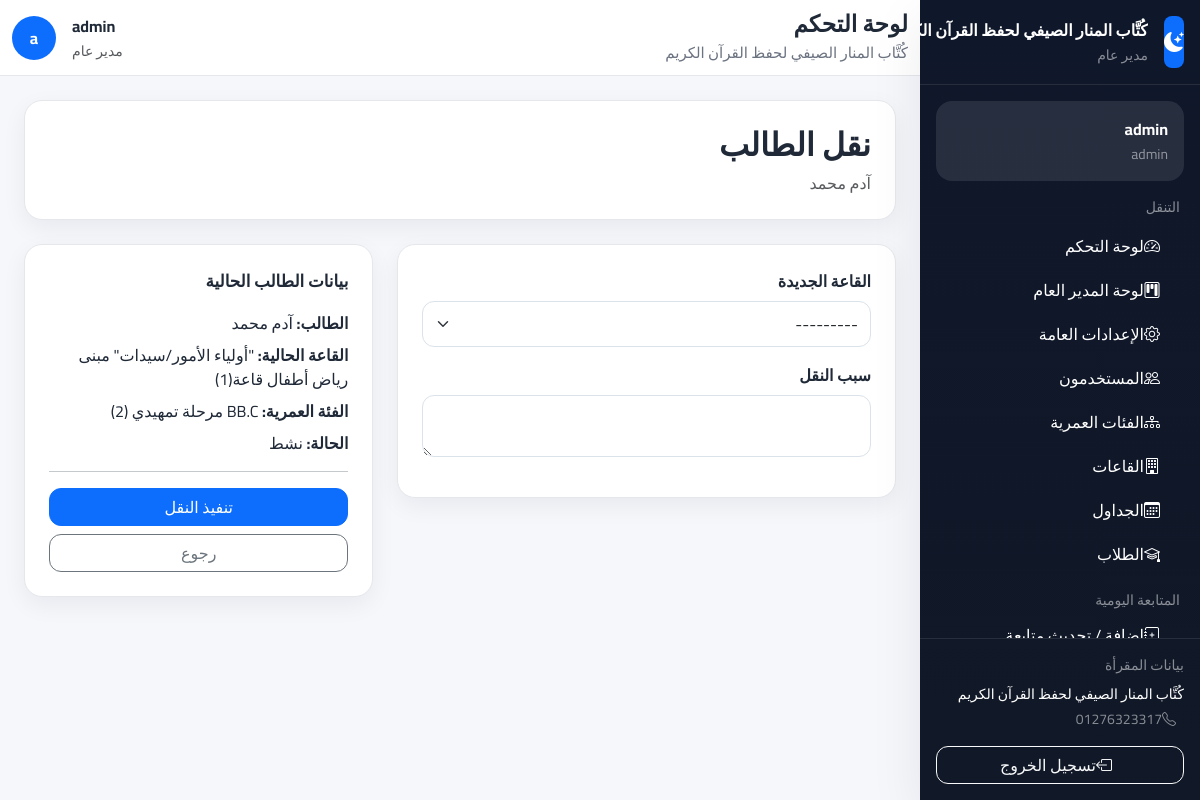
/students/2/transfer/ (signed in), run on the app's committed database.
### accounts/models.py (models this page shows, shortened)
class SiteSettings(models.Model):
    name = models.CharField(max_length=200, default='مقرأة القرآن الكريم', verbose_name='اسم المقرأة')
    logo = models.ImageField(upload_to='settings/', blank=True, null=True, verbose_name='الشعار')
    address = models.CharField(max_length=300, blank=True, verbose_name='العنوان')
    phone = models.CharField(max_length=20, blank=True, verbose_name='الهاتف')
    email = models.EmailField(blank=True, verbose_name='البريد الإلكتروني')
    description = models.TextField(blank=True, verbose_name='نبذة عن المقرأة')
    allow_registration = models.BooleanField(default=True, verbose_name='السماح بالتسجيل')
    auto_assign_halls = models.BooleanField(default=True, verbose_name='التسكين التلقائي')
    max_age_limit = models.PositiveIntegerField(default=15, verbose_name='الحد الأقصى للسن')
    min_age_limit = models.PositiveIntegerField(default=3, verbose_name='الحد الأدنى للسن')
    attendance_start_time = models.TimeField(default='08:00', verbose_name='وقت بداية الحضور')
    late_threshold_minutes = models.PositiveIntegerField(default=15, verbose_name='دقائق التأخير')
    facebook = models.URLField(blank=True, verbose_name='فيسبوك')
    whatsapp = models.CharField(max_length=20, blank=True, verbose_name='واتساب')
    updated_at = models.DateTimeField(auto_now=True)
    updated_by = models.ForeignKey(
        User,
        on_delete=models.SET_NULL,
        null=True,
        blank=True,
        verbose_name='آخر تعديل بواسطة'
    )
    @classmethod
    def get_settings(cls):
        obj, _ = cls.objects.get_or_create(pk=1)
        return obj
    class Meta:
        verbose_name = 'إعدادات الموقع'
        verbose_name_plural = 'إعدادات الموقع'

class User(AbstractUser):
    ROLE_GENERAL_MANAGER = 'general_manager'
    ROLE_GENERAL_SUPERVISOR = 'general_supervisor'
    ROLE_HALL_SUPERVISOR = 'hall_supervisor'
    ROLE_TEACHER = 'teacher'
    ROLE_PARENT = 'parent'
    ROLES = [
        (ROLE_GENERAL_MANAGER, 'مدير عام'),
        (ROLE_GENERAL_SUPERVISOR, 'مشرف عام'),
        (ROLE_HALL_SUPERVISOR, 'مشرف قاعات'),
        (ROLE_TEACHER, 'معلم'),
        (ROLE_PARENT, 'ولي أمر'),
    ]
    role = models.CharField(
        max_length=30,
        choices=ROLES,
        default=ROLE_PARENT,
        verbose_name='الدور الوظيفي'
    )
    phone = models.CharField(
        max_length=20,
        blank=True,
        null=True,
        verbose_name='رقم الهاتف'
    )
    profile_picture = models.ImageField(
        upload_to='profiles/',
        blank=True,
        null=True,
        verbose_name='الصورة الشخصية'
    )
    can_manage_users = models.BooleanField(default=False, verbose_name='إدارة المستخدمين')
    can_manage_halls = models.BooleanField(default=False, verbose_name='إدارة القاعات')
    can_manage_students = models.BooleanField(default=False, verbose_name='إدارة الطلاب')
    can_manage_attendance = models.BooleanField(default=False, verbose_name='إدارة الحضور')
    can_manage_evaluations = models.BooleanField(default=False, verbose_name='إدارة التقييمات')
    can_manage_settings = models.BooleanField(default=False, verbose_name='إدارة الإعدادات')
    @property
    def is_general_manager(self):
        return self.role == self.ROLE_GENERAL_MANAGER
    @property
    def is_general_supervisor(self):
        return self.role == self.ROLE_GENERAL_SUPERVISOR
    @property
    def is_hall_supervisor(self):
        return self.role == self.ROLE_HALL_SUPERVISOR
    @property
    def is_teacher(self):
        return self.role == self.ROLE_TEACHER
    @property
    def is_parent(self):
        return self.role == self.ROLE_PARENT
    class Meta:
        verbose_name = 'مستخدم'
        verbose_name_plural = 'المستخدمون'

### students/models.py (models this page shows, shortened)
class Student(models.Model):
    STATUS_PENDING = 'pending'
    STATUS_ACTIVE = 'active'
    STATUS_INACTIVE = 'inactive'
    STATUS_REJECTED = 'rejected'
    STATUS_CHOICES = [
        (STATUS_PENDING, 'في انتظار التسكين'),
        (STATUS_ACTIVE, 'نشط'),
        (STATUS_INACTIVE, 'غير نشط'),
        (STATUS_REJECTED, 'مرفوض لعدم وجود قاعة مناسبة'),
    ]
    first_name = models.CharField(max_length=50, verbose_name='الاسم الأول')
    last_name = models.CharField(max_length=50, verbose_name='اسم الرباعي')
    date_of_birth = models.DateField(verbose_name='تاريخ الميلاد')
    emergency_phone = models.CharField(max_length=20, blank=True, verbose_name='رقم موبايل الطوارئ')
    age_group = models.ForeignKey(
        'students.AgeGroup',
        on_delete=models.SET_NULL,
        null=True,
        blank=True,
        related_name='students',
        verbose_name='الفئة العمرية'
    )
    profile_picture = models.ImageField(
        upload_to='students/',
        blank=True,
        null=True,
        verbose_name='صورة الطالب'
    )
    memorized_surahs = models.ManyToManyField(
        Surah,
        blank=True,
        verbose_name='السور المحفوظة',
        related_name='memorized_by'
    )
    parent = models.ForeignKey(
        User,
        on_delete=models.CASCADE,
        related_name='children',
        limit_choices_to={'role': 'parent'},
        verbose_name='ولي الأمر'
    )
    hall = models.ForeignKey(
        'halls.Hall',
        on_delete=models.SET_NULL,
        null=True,
        blank=True,
        related_name='students',
        verbose_name='القاعة'
    )
    uses_bus = models.BooleanField(default=False, verbose_name='يشترك في الباص')
    bus_notes = models.CharField(max_length=200, blank=True, verbose_name='ملاحظات الباص')
    status = models.CharField(
        max_length=20,
        choices=STATUS_CHOICES,
        default=STATUS_PENDING,
        verbose_name='حالة الطالب'
    )
    registration_date = models.DateField(auto_now_add=True, verbose_name='تاريخ التسجيل')
    notes = models.TextField(blank=True, verbose_name='ملاحظات عامة')
    def get_full_name(self):
        return f"{self.first_name} {self.last_name}"
    class Meta:
        verbose_name = 'طالب'
        verbose_name_plural = 'الطلاب'
        ordering = ['first_name', 'last_name']

class AgeGroup(models.Model):
    name = models.CharField(max_length=100, verbose_name='اسم الفئة')
    min_age = models.PositiveIntegerField(verbose_name='الحد الأدنى للسن')
    max_age = models.PositiveIntegerField(verbose_name='الحد الأقصى للسن')
    order = models.PositiveIntegerField(default=0, verbose_name='الترتيب')
    is_active = models.BooleanField(default=True, verbose_name='نشطة')
    class Meta:
        verbose_name = 'فئة عمرية'
        verbose_name_plural = 'الفئات العمرية'
        ordering = ['order', 'min_age']

### halls/models.py (models this page shows, shortened)
class Hall(models.Model):
    name = models.CharField(max_length=100, verbose_name='اسم القاعة')
    location = models.CharField(max_length=200, verbose_name='موقع القاعة')
    age_group = models.ForeignKey(
        'students.AgeGroup',
        on_delete=models.SET_NULL,
        null=True,
        blank=True,
        related_name='halls',
        verbose_name='الفئة العمرية'
    )
    max_students = models.PositiveIntegerField(default=30, verbose_name='أقصى عدد للطلاب')
    general_supervisor = models.ForeignKey(
        User,
        on_delete=models.SET_NULL,
        null=True,
        blank=True,
        related_name='managed_halls',
        limit_choices_to={'role': 'general_supervisor'},
        verbose_name='المشرف العام المسؤول'
    )
    teacher = models.ForeignKey(
        User,
        on_delete=models.SET_NULL,
        null=True,
        blank=True,
        related_name='teaching_halls',
        limit_choices_to={'role': 'teacher'},
        verbose_name='المعلم'
    )
    supervisor = models.ForeignKey(
        User,
        on_delete=models.SET_NULL,
        null=True,
        blank=True,
        related_name='supervising_halls',
        limit_choices_to={'role': 'hall_supervisor'},
        verbose_name='مشرف القاعة'
    )
    current_juz = models.PositiveIntegerField(
        default=30,
        verbose_name='الجزء الحالي الذي تبدأ منه القاعة'
    )
    required_completed_juz_count = models.PositiveIntegerField(
        default=0,
        verbose_name='عدد الأجزاء المطلوبة قبل دخول القاعة'
    )
    is_active = models.BooleanField(default=True, verbose_name='نشطة')
    created_at = models.DateTimeField(auto_now_add=True)
    def __str__(self):
        ag = self.age_group.name if self.age_group else 'بدون فئة'
        return f"{self.name} — {ag}"
    class Meta:
        verbose_name = 'قاعة'
        verbose_name_plural = 'القاعات'
        ordering = ['name']

### students/views.py (the view, shortened to what this page needs)
# urls.py: path('<int:pk>/transfer/',    views.TransferStudentView.as_view(),name='transfer'),
class TransferStudentView(GeneralSupervisorRequiredMixin, View):
    template_name = 'students/transfer.html'
    def get(self, request, pk):
        student = get_object_or_404(Student, pk=pk)
        if not user_can_access_student(request.user, student):
            messages.error(request, 'ليس لديك صلاحية نقل هذا الطالب')
            return redirect('students:list')
        form = TransferStudentForm(student=student)
        return render(request, self.template_name, {'student': student, 'form': form})

### templates/students/transfer.html (shortened to what this page needs)
{% extends "base.html" %}
{% block content %}
<div class="page-card p-4 mb-4">
    <h2 class="fw-bold mb-2">نقل الطالب</h2>
    <p class="text-muted mb-0">{{ student.get_full_name }}</p>
</div>
<form method="post" class="row g-4">
    <div class="col-lg-7">
        <div class="page-card p-4">
            <div class="mb-3">
                <label class="form-label fw-semibold">{{ form.new_hall.label }}</label>
                {{ form.new_hall }}
            </div>
            <div class="mb-3">
                <label class="form-label fw-semibold">{{ form.reason.label }}</label>
                {{ form.reason }}
            </div>
        </div>
    </div>
    <div class="col-lg-5">
        <div class="page-card p-4 position-sticky" style="top: 92px;">
            <div class="section-title">بيانات الطالب الحالية</div>
            <ul class="list-unstyled mb-0">
                <li class="mb-2"><strong>الطالب:</strong> {{ student.get_full_name }}</li>
                <li class="mb-2"><strong>القاعة الحالية:</strong> {{ student.hall.name|default:"—" }}</li>
                <li class="mb-2"><strong>الفئة العمرية:</strong> {{ student.age_group.name|default:"—" }}</li>
                <li class="mb-0"><strong>الحالة:</strong> {{ student.get_status_display }}</li>
            </ul>
            <hr>
            <div class="d-grid gap-2">
                <button type="submit" class="btn btn-primary">تنفيذ النقل</button>
                <a href="{% url 'students:detail' student.pk %}" class="btn btn-outline-secondary">رجوع</a>
            </div>
        </div>
    </div>
</form>
{% endblock %}

### templates/partials/sidebar.html (shortened to what this page needs)
<aside class="sidebar d-flex flex-column" id="appSidebar">
    <div class="p-3 border-bottom border-secondary border-opacity-25">
        <div class="d-flex align-items-center gap-3">
            {% if SITE_LOGO and SITE_LOGO.url %}
                <img src="{{ SITE_LOGO.url }}" alt="{{ SITE_NAME }}" class="rounded-3"
                     width="52" height="52" style="object-fit: cover;">
            {% else %}
                <div class="bg-primary rounded-3 d-flex align-items-center justify-content-center text-white"
                     style="width:52px;height:52px;">
                    <i class="bi bi-moon-stars-fill fs-5"></i>
                </div>
            {% endif %}
            <div class="min-w-0">
                <div class="fw-bold text-white text-truncate">{{ SITE_NAME|default:"مقرأة تحفيظ القرآن الكريم" }}</div>
                <small class="text-white-50">{{ user.get_role_display }}</small>
            </div>
        </div>
    </div>
    <div class="p-3 overflow-y-auto flex-grow-1">
        <div class="bg-white bg-opacity-10 rounded-4 p-3 mb-3">
            <div class="fw-bold text-white">{{ user.get_full_name|default:user.username }}</div>
            <small class="text-white-50">{{ user.username }}</small>
        </div>
        <div class="small text-uppercase text-white-50 mb-2 px-1">التنقل</div>
        <nav class="nav flex-column gap-1">
            <a class="nav-link text-white rounded-3 px-3 py-2" href="{% url 'accounts:dashboard' %}">
                <i class="bi bi-speedometer2 ms-2"></i>لوحة التحكم
            </a>
            {% if user.is_general_manager %}
                <a class="nav-link text-white rounded-3 px-3 py-2" href="{% url 'dashboard:manager' %}">
                    <i class="bi bi-kanban ms-2"></i>لوحة المدير العام
                </a>
                <a class="nav-link text-white rounded-3 px-3 py-2" href="{% url 'settings:home' %}">
                    <i class="bi bi-gear ms-2"></i>الإعدادات العامة
                </a>
                <a class="nav-link text-white rounded-3 px-3 py-2" href="{% url 'settings:users' %}">
                    <i class="bi bi-people ms-2"></i>المستخدمون
                </a>
                <a class="nav-link text-white rounded-3 px-3 py-2" href="{% url 'settings:age_groups' %}">
                    <i class="bi bi-diagram-3 ms-2"></i>الفئات العمرية
                </a>
            {% endif %}
            {% if user.is_general_manager or user.is_general_supervisor or user.is_hall_supervisor or user.is_teacher %}
                <a class="nav-link text-white rounded-3 px-3 py-2" href="{% url 'halls:list' %}">
                    <i class="bi bi-building ms-2"></i>القاعات
                </a>
                <a class="nav-link text-white rounded-3 px-3 py-2" href="{% url 'halls:all_schedules' %}">
                    <i class="bi bi-calendar3 ms-2"></i>الجداول
                </a>
                <a class="nav-link text-white rounded-3 px-3 py-2" href="{% url 'students:list' %}">
                    <i class="bi bi-mortarboard ms-2"></i>الطلاب
                </a>
            {% endif %}
        </nav>
        {% if user.is_hall_supervisor or user.is_general_supervisor or user.is_general_manager %}
        <div class="small text-uppercase text-white-50 mt-3 mb-1 px-1">المتابعة اليومية</div>
        <nav class="nav flex-column gap-1">
            <a class="nav-link text-white rounded-3 px-3 py-2" href="{% url 'evaluations:add_followup' %}">
                <i class="bi bi-journal-plus ms-2"></i>إضافة / تحديث متابعة
            </a>
        </nav>
        {% endif %}
    </div>
    <div class="mt-auto p-3 border-top border-secondary border-opacity-25 flex-shrink-0">
        <div class="small text-white-50 mb-2">بيانات المقرأة</div>
        <div class="text-white small">{{ SITE_NAME }}</div>
        {% if SITE_PHONE %}
            <div class="text-white-50 small mt-1">
                <i class="bi bi-telephone ms-2"></i>{{ SITE_PHONE }}
            </div>
        {% endif %}
        <form method="post" action="{% url 'accounts:logout' %}" class="mt-3">
            <button type="submit" class="btn btn-outline-light w-100">
                <i class="bi bi-box-arrow-left ms-2"></i>تسجيل الخروج
            </button>
        </form>
    </div>
</aside>

### templates/partials/header.html (shortened to what this page needs)
<header class="topbar d-flex align-items-center">
    <div class="container-fluid">
        <div class="d-flex align-items-center justify-content-between gap-3">
            <div class="d-flex align-items-center gap-2">
                <div>
                    <h1 class="page-title">{% block page_title %}لوحة التحكم{% endblock %}</h1>
                    <div class="page-subtitle">{{ SITE_NAME|default:"مقرأة تحفيظ القرآن الكريم" }}</div>
                </div>
            </div>
            <div class="d-flex align-items-center gap-3">
                <div class="text-end d-none d-sm-block">
                    <div class="fw-bold">{{ user.get_full_name|default:user.username }}</div>
                    <small class="text-muted">{{ user.get_role_display }}</small>
                </div>
                <div class="rounded-circle bg-primary text-white d-flex align-items-center justify-content-center fw-bold"
                     style="width:44px;height:44px;">
                    {{ user.first_name|default:user.username|slice:":1" }}
                </div>
            </div>
        </div>
    </div>
</header>

### data on the page
SiteSettings: name "كُتَّاب المنار الصيفي لحفظ القرآن…", name "كُتَّاب المنار الصيفي لحفظ القرآن الكريم", phone "01276323317"
User: role "مدير عام", get_full_name "admin", username "admin", first_name "a"
Student: get_full_name "آدم محمد", hall.name "\"أولياء الأمور/سيدات\" مبنى رياض أطفال قاعة(1)", age_group.name "BB.C مرحلة تمهيدي (2)", status "نشط"
